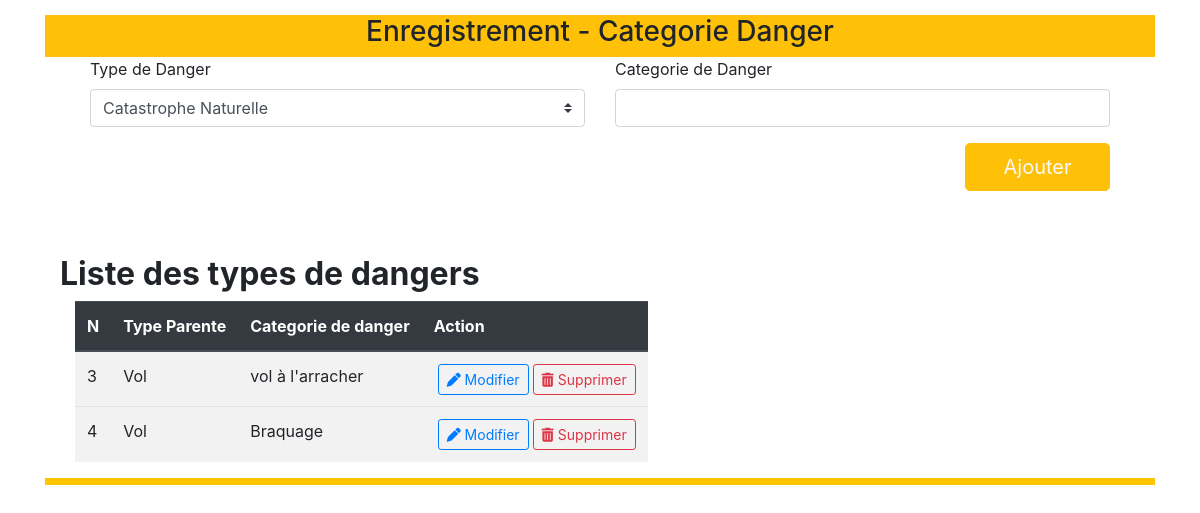
Before: /ajout-cdanger.php with the older database file.
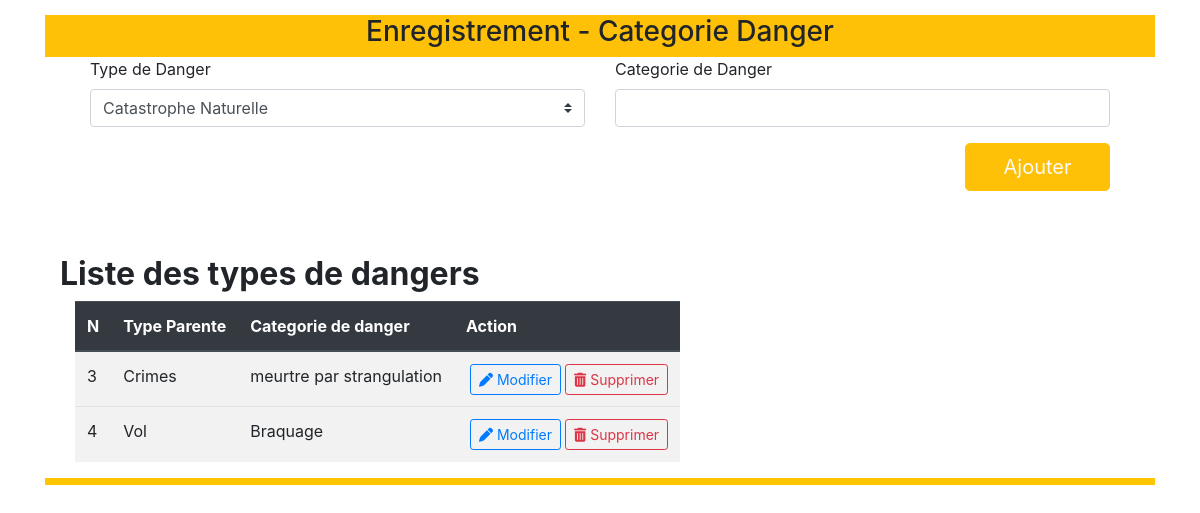
After: the same page with the newer database file.
### tables this page shows
CREATE TABLE `categoriedanger` (
  `idCategorieDanger` int(11) NOT NULL,
  `nomCategorieDanger` varchar(50) NOT NULL,
  `nomTypeDanger` varchar(50) NOT NULL,
  `idUtilisateur` int(11) NOT NULL
);

### forms/f-categorie-danger.php (the view, shortened to what this page needs)
<div class="container-fluid">
        <div class="ml-auto mr-auto  block-forms" style="width:90vw;">
            <header class="row bg-warning">
                <div class="col-md-10 col-lg-10 ml-auto mr-auto">
                    <h3 class="text-center"> <?php
                                if (isset($_GET['operation']) && ($_GET['operation'] == 'modification') ) {
                                    echo 'Modification -  Categorie Danger';
                                    if(!empty($_GET['id']))
                                    {
                                        $id = checkInput($_GET['id']);
                                    }
                                    $db= Database::connect();
                                    $recupUnique = $db->query("SELECT * FROM categoriedanger WHERE idCategorieDanger= $id");
                                    $cdanger = $recupUnique->fetch();
                                    Database::deconnect();
                                } else {
                                    echo 'Enregistrement -  Categorie Danger';
                                }
                            ?></h3>
                </div>
            </header>
            <section class="row bg-dger-white bd-dger-white">
                <div class="monformulaire container-fluid">
                <form action="<?php
                                if (isset($_GET['operation']) && ($_GET['operation'] == 'modification') ) {
                                    echo 'traitement/update-cdanger.php?id='.$id ;
                                } else {
                                    echo 'traitement/add-cdanger.php';
                                }
                            ?>" method="POST" enctype="multipart/form-data" class="container-fluid">
                    <div class="row">
                        <div class="form-group col-md">
                            <label for="tdanger" class="">Type de Danger</label>
                            <select name="tdanger" class="custom-select" required>
                                <?php
                                    $db=Database::connect();
                                    $recuptdanger = $db->query("SELECT * FROM typedanger ORDER BY typeDanger ASC");
                                    while ($tdanger = $recuptdanger->fetch())
                                    {
                                        echo '<option value="'. $tdanger['idTypeDanger'] .'">'.$tdanger['typeDanger'] .'</option>';
                                    }
                                ?>
                            </select>
                        </div>
                        <div class="form-group col-md">
                            <label for="cdanger">Categorie de Danger</label>
                            <input type="text" name="cdanger" id="" class="form-control <?php echo $_SESSION['echec']; $_SESSION['echec']=""; echo $_SESSION['echec']; $_SESSION['echec']="";  ?>" <?php  if (@$_GET['operation'] == 'modification') {
                                    echo 'value="' .$cdanger['nomCategorieDanger'].'"';
                                } ?> required">
                        </div>
                    </div>
                    <div class="row">
                        <div class="form-group col-md-2 ml-auto">
                            <button type="submit" class="btn btn-warning btn-lg col-md mr-auto text-light"><?php
                                if (isset($_GET['operation'])) {
                                    echo 'Modifier';
                                } else {
                                    echo 'Ajouter';
                                }
                            ?></button>
                        </div>
                    </div>
                </form>
                </div>
                <section class="mt-5 container-fluid">
                    <h2 class="mb-2"><strong>Liste des types de dangers  </strong></h2>
                    <table class="table table-striped container-fluid content-justify-center table-responsive w-100">
                        <thead class="thead-dark">
                            <tr>
                                <th>N</th>
                                <th>Type Parente</th>
                                <th>Categorie de danger</th>
                                <th>Action</th>
                            </tr>
                        </thead>
                        <tbody>
                            <?php
                                $db= Database::connect();
                                $recupcDanger = $db->query('SELECT * FROM  categoriedanger ORDER BY idCategorieDanger');
                                while($cDanger = $recupcDanger-> fetch())
                                {
                                    echo '<tr>
                                    <td>';
                                    echo $cDanger['idCategorieDanger'];
                                    echo '</td>
                                    <td>';
                                    echo $cDanger['nomTypeDanger'];
                                    echo '</td>
                                    <td>';
                                    echo $cDanger['nomCategorieDanger'];
                                    echo '</td><td>';
                                    echo '<a class="btn btn-outline-primary btn-sm ml-1" href="ajout-cdanger.php?id='.$cDanger['idCategorieDanger'].'&operation=modification"><i class="fas fa-pen" aria-hidden="true"></i> Modifier</a>';
                                    echo '<a class="btn btn-outline-danger btn-sm ml-1 text-danger" data-toggle="modal" data-target="#exampleModalCenter'.$cDanger['idCategorieDanger'].'"><i class="fa fa-trash" aria-hidden="true"></i> Supprimer</a>';
                                    echo '</td>
                                    <tr>';
                                    echo  '<div class="modal fade" id="exampleModalCenter'.$cDanger['idCategorieDanger'].'" tabindex="-1" role="dialog" aria-labelledby="exampleModalCenterTitle" aria-hidden="true">
                                    <div class="modal-dialog modal-dialog-centered" role="document">
                                        <div class="modal-content">
                                        <div class="modal-header">
                                            <h5 class="modal-title" id="exampleModalLongTitle">Supprimer un utilisateur</h5>
                                            <button type="button" class="close" data-dismiss="modal" aria-label="Close">
                                            <span aria-hidden="true">&times;</span>
                                            </button>
                                        </div>
                                        <div class="modal-body">
                                            Etes vous sur de vouloir supprimer  la categorie : '.$cDanger['nomCategorieDanger'].'?
                                        </div>
                                        <div class="modal-footer">
                                            <form class="form" action="delete.php" role="form" method="post">
                                                <input type="hidden" name="id" value="'.$cDanger['nomCategorieDanger'].'"/>
                                                <button type="button" class="btn btn-outline-dark" data-dismiss="modal">Annuler</button>
                                                <a href="traitement/delete-cdanger.php?id='.$cDanger['idCategorieDanger'].'" class="btn btn-danger">Supprimer</a>
                                            </form>
                                        </div>
                                    </div>
                                    </div>';
                                }
                            ?>
                        </tbody>
                    </table>
                </section>
            </section>
        </div>
</div>

### ajout-cdanger.php (shortened to what this page needs)
<!DOCTYPE html>
<html lang="fr">
<head>
    <link rel="stylesheet" href="style/style-admin.css">
    <?php require('links.php'); ?>
</head>
    <?php include('forms/f-categorie-danger.php'); ?>
</body>
</html>

### links.php (shortened to what this page needs)
<link rel="stylesheet" href="https://maxcdn.bootstrapcdn.com/font-awesome/4.7.0/css/font-awesome.min.css">
<link rel="stylesheet" href="https://stackpath.bootstrapcdn.com/bootstrap/4.3.1/css/bootstrap.min.css">

### style/style-admin.css (style rules this page uses)
.bd-dger-white { border-bottom: 7px solid #ffc500 !important; }
.bg-dger-white { background-color: #fff !important; }
.block-forms { margin-top: 15px !important; }
.monformulaire { margin: 0 15px !important; }
label { margin-right: 5px !important; }

Changed rows visible on the page:
changed categoriedanger id 3: nomTypeDanger "Vol" → "Crimes"; nomCategorieDanger "vol à l'arracher" → "meurtre par strangulation"
